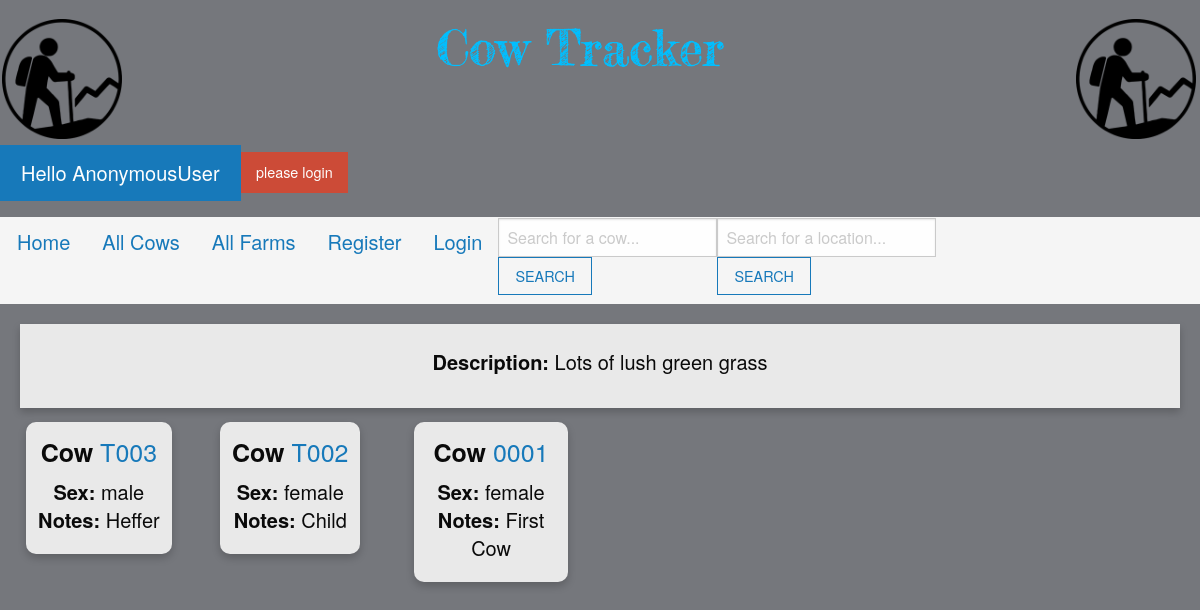
Screenshot of /single_farm/3 with the database file from the repository.
### myapp/models.py (models this page shows, shortened)
class FarmLocations(models.Model):
 location_name = models.CharField('Location Name', max_length=50)
 location_description = models.CharField(max_length=200, blank=True)

class Cow(models.Model):
 cow_tag = models.CharField(max_length = 30)
 cow_sex = models.CharField(max_length=6, choices=(('male','MALE'), ('female', "FEMALE")), default='female')
 cow_vaccinations = models.CharField(max_length = 30, blank=True)
 cow_location = models.ForeignKey(FarmLocations, blank=True, null=True, on_delete=models.CASCADE)
 cow_notes = models.CharField(max_length = 200, blank=True)
 cow_PARENT = models.ForeignKey('self', on_delete=models.CASCADE, related_name='children')

### myapp/views.py (the view)
# urls.py: path('single_farm/<farm_id>', views.single_farm, name = "single-farm"),
def single_farm(request, farm_id):
  farm = FarmLocations.objects.get(pk=farm_id)
  cowlist = Cow.objects.filter(cow_location__location_name__contains=farm.location_name)
  context={
    'title':"Farm",
    'farm':farm,
    'cowlist':cowlist
  }
  return render(request, "single_farm.html",context)

### myapp/templates/single_farm.html (shortened to what this page needs)
{% extends "base.html" %}
{% load static %}
{% block body %}
  <div class = "cardtop">
    <div class = "card-body">
      <center>
      <h5 class = "card-title">
              <strong>Description: </strong> {{ farm.location_description }}<br>
</h5></center>
</div>
</div>
          <div class ="row">
              {% for cow in cowlist reversed %}
              <div class = "column">
              <div class = "card">
                <div class = "card-body">
                  <h4><strong>Cow  </strong> <a href = "{% url 'single-cow' cow.id %}">{{ cow.cow_tag }}</h4>
                  <h5 class = "card-title">
                          <strong>Sex:</strong>  {{ cow.cow_sex }}
                          <br/>
                          <strong>Notes:</strong> {{ cow.cow_notes }}
              </div>
            </div>
</div>
              {% endfor %}
{% endblock %}
{% block footer %}
<div class="footer-box">
  <form>
  </form>
</div>
{% endblock %}

### myapp/templates/single_farm.html (style rules this page uses)
* { box-sizing: border-box; }
.column { float: left; width: 33.33%; padding: 2px; transition: transform .2s; margin: 0 auto; }
.row { clear: both; display: table; }
body { font-family: sans-serif; background:#75777c; }
.card { position: relative; height:fit-content; width:fit-content; margin:1vw; border-radius: 10px; box-shadow: 0 4px 8px 0 rgba(0, 0, 0, 0.2); margin-left: 2vw; padding: 1vw; text-align: center; border:black; background-color: #e9e9e9; overflow:visible; }
.cardtop { margin-top: 20px; margin-left: 20px; margin-right: 20px; box-shadow: 0 4px 8px 0 rgba(0, 0, 0, 0.2); padding: 2vw; border:black; background-color: #e9e9e9; }

### rows the page displays
FarmLocations: location_description "Lots of lush green grass"
Cow: cow_tag "T003", cow_sex "male", cow_notes "Heffer"
Cow: cow_tag "T002", cow_sex "female", cow_notes "Child"
Cow: cow_tag "0001", cow_sex "female", cow_notes "First Cow"

### other values shown
{{ user }} "AnonymousUser"
